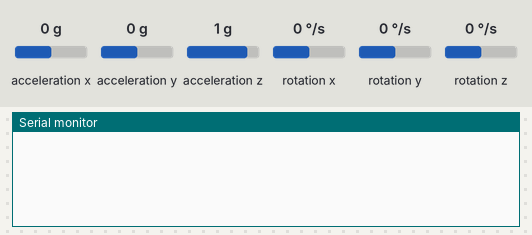
Bench run of a sketch on a simulated Arduino Leonardo, built with avr-gcc and run on an emulated ATmega32U4. Shown: the last lines printed to the serial monitor. Inputs (shaded band) come from the test bench; at power-on: acceleration y 0 g, acceleration x 0 g, acceleration z 1 g, rotation x 0 °/s, rotation y 0 °/s, rotation z 0 °/s.

Above: at 3.2 s.
3.3 s: acceleration y set to -1.4 g
At 3.9 s:
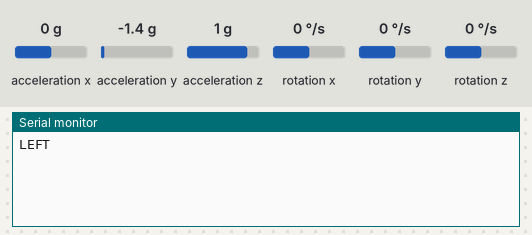
4.8 s: acceleration x set to -1.4 g
At 5.3 s:
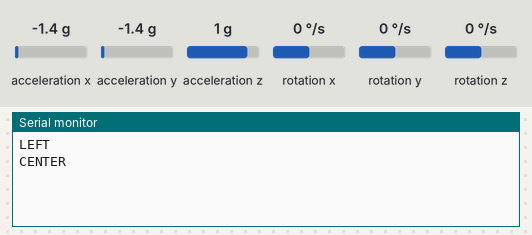

Measured:
- after the input at 3.3 s, the serial monitor: prints a new line at once (image 1)
- after the input at 4.8 s, the serial monitor: prints a new line at once (image 2)

The sketch:

disabil_v1.ino
```cpp
#include "MPU9250.h"
#include "Keyboard.h"

#define SEND_KEYBOARD   0

MPU9250 mpu;

float thre = 45.0;

void setup()
{

    if(SEND_KEYBOARD) Keyboard.begin();

    Serial.begin(115200);

    Wire.begin();

    delay(2000);
    mpu.setup();
}

char state = 'c'; // c- center l-left r-right

void loop()
{
    static uint32_t prev_ms = millis();

    if ((millis() - prev_ms) > 16)
    {
        mpu.update();
//        mpu.print();

        //Serial.print("roll  (x-forward (north)) : ");
//        Serial.println(mpu.getRoll());
        float roll = mpu.getRoll();

        if(state=='c'){

          if(roll>thre){
            if(SEND_KEYBOARD)  Keyboard.press(KEY_RIGHT_ARROW);
            Serial.println("RIGHT");
            state = 'r';
          }
          else if(roll<-thre){
            if(SEND_KEYBOARD)  Keyboard.press(KEY_LEFT_ARROW);
            Serial.println("LEFT");
            state = 'l';
          }
        }
        else if(state=='l'){
          if(roll>-thre){
            state='c';
            if(SEND_KEYBOARD)  Keyboard.releaseAll();
            Serial.println("CENTER");
          }
        }
        else if(state=='r'){
          if(roll<thre){
            Keyboard.releaseAll();
            Serial.println("CENTER");
            state='c';
          }
        }


//        Serial.print("pitch (y-right (east))    : ");
//        Serial.println(mpu.getPitch());
//        Serial.print("yaw   (z-down (down))     : ");
//        Serial.println(mpu.getYaw());

        prev_ms = millis();
    }
}
```
